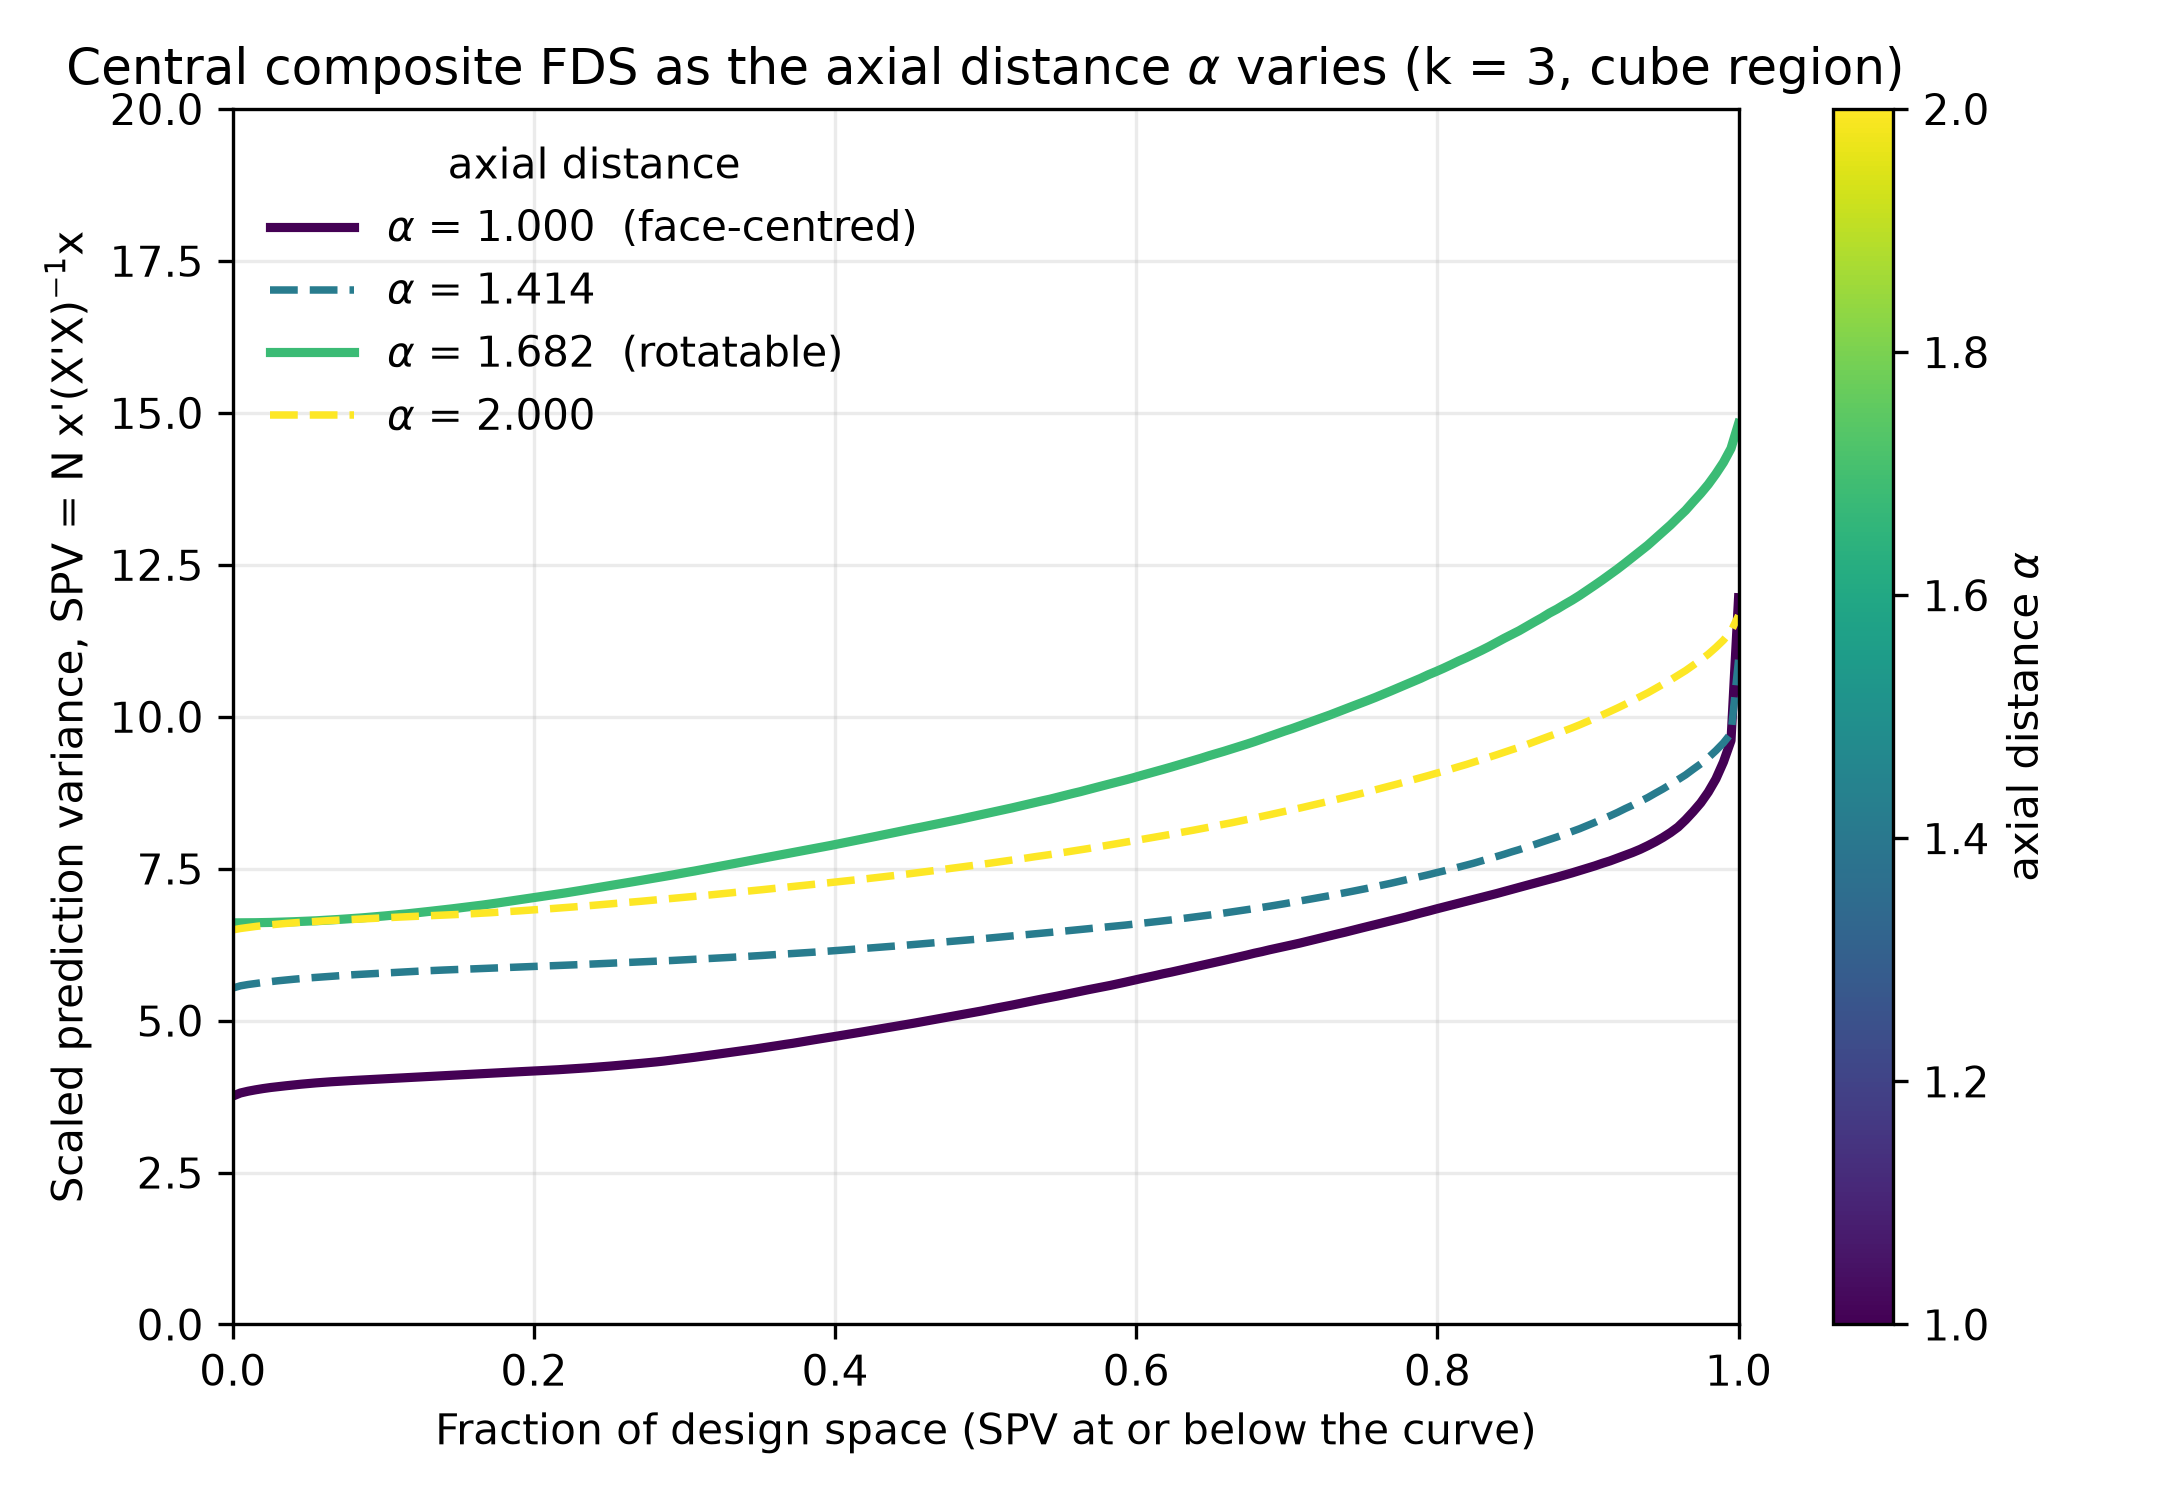

Here is the Python script that generated this plot:
"""FDS (fraction-of-design-space) of one central composite design as the axial distance
alpha is varied.

A single central composite design at k = 3 (2^3 factorial cube at +/-1, six axial runs at
+/-alpha, one centre run) is scored on the full second-order model over the cube [-1, 1]^3
for a range of alpha. The axial distance is the one knob the post highlights: alpha = 1 is
the face-centred design, alpha = (2^k)^(1/4) = 1.682 is the rotatable (circumscribed)
design, and larger alpha pushes the star runs further outside the cube.

The FDS curve shows the trade-off. Pulling the stars in to the faces (alpha = 1) keeps the
whole design inside +/-1 and gives the lowest prediction variance across most of the cube,
but the design is no longer rotatable. Pushing the stars out raises the variance in the
cube interior yet extends precise prediction toward the axial extremes; the rotatable choice
is the usual compromise.

Reproducible; run from this directory: writes ``fds-ccd-varying-alpha.png``.
"""

import matplotlib.pyplot as plt
import numpy as np
import pandas as pd
from matplotlib import cm
from matplotlib.colors import Normalize
from process_improve.experiments import evaluate_design

from ccd_variants_designs import ALPHA_ROTATABLE, EVAL_SEED, FACTOR_NAMES, MODEL_FORMULA, N_EVAL, ccd_matrix

# Axial distances from face-centred (1.0) out past rotatable (1.682). sqrt(2) is the
# spherical-cube value; 2.0 places the stars a full unit beyond the cube face.
ALPHAS = [1.0, float(np.sqrt(2)), ALPHA_ROTATABLE, 2.0]
NAMED = {1.0: "face-centred", round(ALPHA_ROTATABLE, 3): "rotatable"}

norm = Normalize(vmin=min(ALPHAS), vmax=max(ALPHAS))
cmap = cm.viridis

fig, ax = plt.subplots(figsize=(7.2, 5.0))
for alpha in ALPHAS:
    df = pd.DataFrame(ccd_matrix(alpha), columns=FACTOR_NAMES)
    out = evaluate_design(
        df, model=MODEL_FORMULA, metric="fds", n_samples=N_EVAL, random_seed=EVAL_SEED,
        include_vertices=True, region="cuboidal", fds_resolution=200,
    )["fds"]
    curve = out["curve"]
    tag = NAMED.get(round(alpha, 3))
    label = rf"$\alpha$ = {alpha:.3f}" + (f"  ({tag})" if tag else "")
    ax.plot(
        curve["fraction"], curve["scaled_prediction_variance"],
        color=cmap(norm(alpha)), lw=2.2 if tag else 1.8,
        ls="-" if tag else "--", label=label,
    )

ax.set_xlabel("Fraction of design space (SPV at or below the curve)")
ax.set_ylabel("Scaled prediction variance, SPV = N x'(X'X)$^{-1}$x")
ax.set_title("Central composite FDS as the axial distance $\\alpha$ varies (k = 3, cube region)")
ax.set_xlim(0, 1)
ax.set_ylim(0, 20)
ax.grid(alpha=0.25)
ax.legend(frameon=False, loc="upper left", title="axial distance")
fig.colorbar(cm.ScalarMappable(norm=norm, cmap=cmap), ax=ax, label=r"axial distance $\alpha$")
fig.tight_layout()
fig.savefig("fds-ccd-varying-alpha.png", dpi=300, facecolor="w", edgecolor="w", transparent=True)
print("saved fds-ccd-varying-alpha.png")
